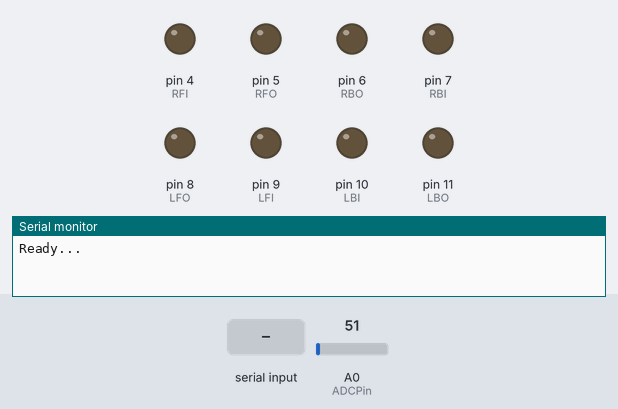
Simulated run of this sketch. Board: Arduino Uno, built with avr-gcc and run on an emulated ATmega328P. Shown: output pins drawn as LEDs (lit = HIGH), the last lines printed to the serial monitor. The inputs (shaded band) are chosen by the test bench; at power-on: A0 (ADCPin) = 51.

Above: at 1.2 s.
1.3 s: "w" received over Serial
At 2.5 s:
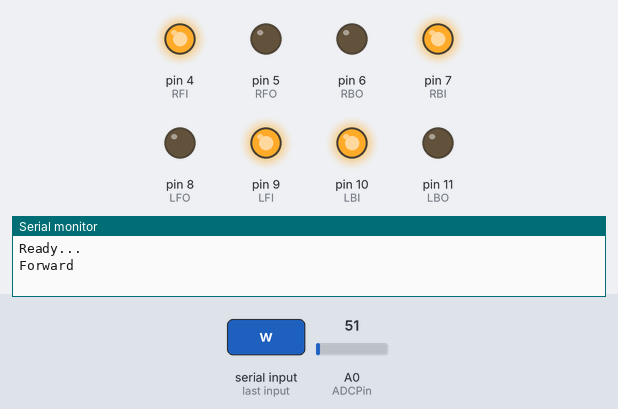
2.8 s: "s" received over Serial
At 3.7 s:
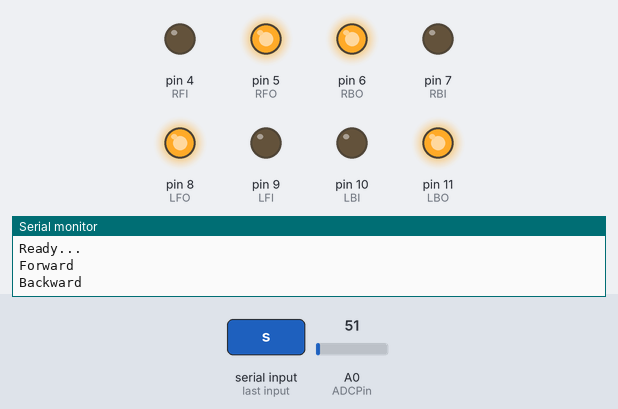
4.3 s: "a" received over Serial
At 4.8 s:
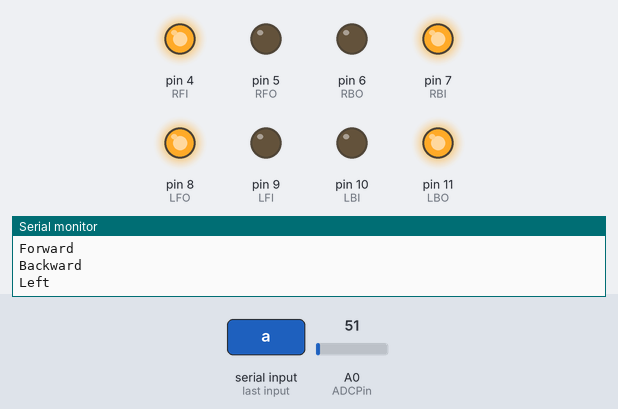
5.8 s: "d" received over Serial
At 7.1 s:
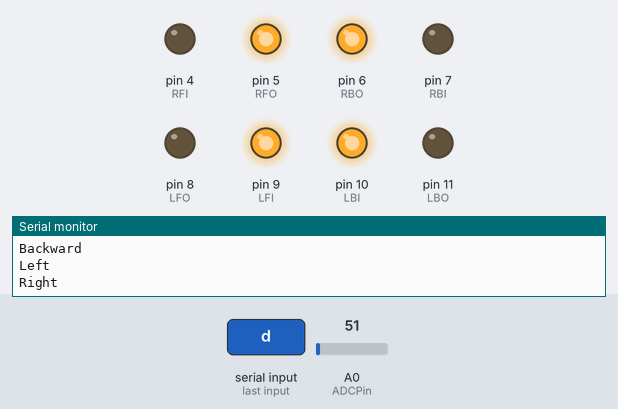
Timing chart, 0 to 8.3 s (numbered marks = the images above; inputs shaded):
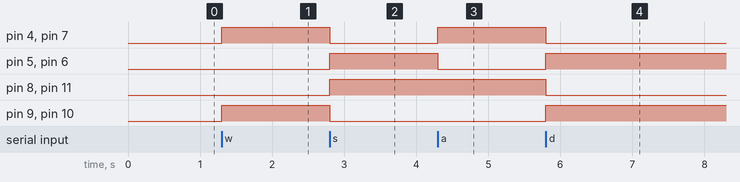

The sketch:

merge_code.ino
```cpp
//////////////////////////////////////////////////////////////////////////////////////////////////////////////////////////////////////////////////////////////// DC MOTOR
//leftside forward = LF 8,9
//leftside backward = LB 10,11
//rightside forward = RF 4,5
//rightside backward = RB 6,7

int LFI = 9;
int LBI = 10;
int LFO = 8;
int LBO = 11;
int RFI = 4;
int RBI = 7;
int RFO = 5;
int RBO = 6;

char check;

int check_amp = 534;

long long temp_time = 0;

char detect = 'F';

void forward(){
  digitalWrite(LFI, HIGH);
  digitalWrite(LBI, HIGH);
  digitalWrite(RFI, HIGH);
  digitalWrite(RBI, HIGH);
  digitalWrite(LFO, LOW);
  digitalWrite(LBO, LOW);
  digitalWrite(RFO, LOW);
  digitalWrite(RBO, LOW);

}

void backward(){
  digitalWrite(LFO, HIGH);
  digitalWrite(LBO, HIGH);
  digitalWrite(RFO, HIGH);
  digitalWrite(RBO, HIGH);
  digitalWrite(LFI, LOW);
  digitalWrite(LBI, LOW);
  digitalWrite(RFI, LOW);
  digitalWrite(RBI, LOW);
  }

void left(){
  digitalWrite(LFO, HIGH);
  digitalWrite(LBO, HIGH);
  digitalWrite(RFI, HIGH);
  digitalWrite(RBI, HIGH);
  digitalWrite(LFI, LOW);
  digitalWrite(LBI, LOW);
  digitalWrite(RFO, LOW);
  digitalWrite(RBO, LOW);
}

void right(){
  digitalWrite(LFI, HIGH);
  digitalWrite(LBI, HIGH);
  digitalWrite(RFO, HIGH);
  digitalWrite(RBO, HIGH);
  digitalWrite(LFO, LOW);
  digitalWrite(LBO, LOW);
  digitalWrite(RFI, LOW);
  digitalWrite(RBI, LOW);
}

void Stop(){
  digitalWrite(LFI, LOW);
  digitalWrite(LBI, LOW);
  digitalWrite(RFO, LOW);
  digitalWrite(RBO, LOW);
  digitalWrite(LFO, LOW);
  digitalWrite(LBO, LOW);
  digitalWrite(RFI, LOW);
  digitalWrite(RBI, LOW);
}

/////////////////////////////////////////////////////////////////////////////////////////////////////////////////////////////////////////////////////////////// MICROWAVE SENSOR
//******** USER CONFIG *********************

//Define the "zero" point of the AC waveform as a DC value between 0 and 1023. This needs to be correct when the sensitivity is low ( <100 )

#define MIDPOINT 22

// Define the sensitivity of analog detection. With a very clean & consistent waveform, the sensitivity can be raised significantly.

// This value is important in determining if detected peak-to-peak values constitute a 'wave'

#define SENSITIVITY 75

// The analog pin to use

#define ADCPin A0


// Incoming data is summed, so fetching the results every second

// will indicate speed over the previous second

// How often in mS to display the results ( 0 = print all results if possible)

#define printDelay 250


//*****************************************/

////////////////////////////////////////////////////////////////////////////////////// DC MOTOR

#include "AnalogFrequency.h"


long long displayTimer = 0;

uint32_t amplitude = 0, samples = 0;

void setup() {
  // put your setup code here, to run once:
  //char check = 'Y';
  pinMode(4, OUTPUT);
  pinMode(5, OUTPUT);
  pinMode(6, OUTPUT);
  pinMode(7, OUTPUT);
  pinMode(8,OUTPUT);
  pinMode(9,OUTPUT);
  pinMode(10,OUTPUT);
  pinMode(11,OUTPUT);
  Serial.begin(9600);
////////////////////////////////////////////////////////////////////////////////////// MICROWAVE SENSOR
  Serial.begin(115200);

  setupADC(ADCPin);

  Serial.println("Ready...");
}

void loop() {
  // put your main code here, to run repeatedly:
   static long int cnt = 0;

//temp_time = millis();
if (check=='Y'){
    if (fAvailable() && millis() - displayTimer > printDelay) {

      displayTimer = millis();

      //Serial.println(displayTimer);

      uint32_t frequency = getFreq(&amplitude, &samples);


      //Filter out low amplitude signals with a low count

      //if (amplitude < 540 && samples < 2) {

  //    if ((amplitude < 700 && samples < 2) || (frequency > 45)) {
  //
  //      return;
  //
  //    }

      float speedKM = frequency / 19.49;

        Serial.println(++cnt);

      Serial.print("\t\tKM/h\t");

      Serial.print(speedKM);

      Serial.print("\t\tHz\t");

      Serial.print(frequency);

      Serial.print("\t\tAmplitude\t");

      Serial.print(amplitude);

      Serial.print("\t\tSamples\t");

      Serial.println(samples);

      if ((amplitude > check_amp + 1) || (amplitude < check_amp - 1)){
        detect = 'T';
      }

      if(displayTimer - temp_time >= 2000){
  //      Serial.write(temp_time);
    //    Serial.println();
//        Serial.write(displayTimer);
      //  Serial.println();
        Serial.println(detect);
        detect = 'F';
        check = 'N';
      }
    }
}

  char state = '0';

   if(Serial.available() > 0){ // Checks whether data is comming from the serial port
      state = Serial.read(); // Reads the data from the serial port
   }
   if (state == 'w') {
    Serial.println("Forward"); // Send back, to the phone, the String "LED: ON"
    state = '0';
    check = 'N';
    forward();
   }
   else if (state == 's') {
    Serial.println("Backward"); // Send back, to the phone, the String "LED: ON"
    state = '0';
    check = 'N';
    backward();
   }
  else if (state=='a'){
    Serial.println("Left"); // Send back, to the phone, the String "LED: ON"
    state = '0';
    check = 'N';
    left();
  }
  else if (state=='d'){
    Serial.println("Right"); // Send back, to the phone, the String "LED: ON"
    state = '0';
    check = 'N';
    right();
  }
  else if (state=='q'){
    Serial.println("Stop");
    state = '0';
    check = 'Y';
    temp_time = millis();
    Stop();
  }

}
```

AnalogFrequency.h
```cpp
/*
 * AnalogFrequency.h by TMRh20 2016
 *
 * Overview:
 * Standard frequency counting libraries for Arduino typically involve edge detection and interrupts, which are good for processing
 * digital signals, but not so great for weaker analog signals.
 *
 * Use of the Arduino on-board ADC can provide not only the frequency of the waveform, but its amplitude as well.
 *
 * The HB-100 Microwave Doppler Radar modules are fairly cheap, but require a pre-amp circuit to boost the IF signal. I used an LM358N
 * and the circuit at https://hackaday.io/project/371-hb100-radar-shield. The output sits at about 2.5v when the HB100 is inactive.
 * The pre-amp is sensitive to changes in components if you are breadboarding. The more stable the signal when motionless, the better
 * this code will work.
 *
 * Problem:
 * The HB-100 output indicates both frequency and amplitude of the received signal. Tests using the radar shield with standard frequency
 * counters/libraries showed that using interrupts and edge-detection has limited usefullness.
 *
 * Goal:
 * Detect the frequency and amplitude of low frequency (0-4khz) signals from HB-100 modules, while potentially increasing the sensitivity
 * of waveform detection using HB-100 & circuit as linked above.
 *
 * Result:
 * A simple process uses the Arduino ADC to sample incoming signals using analog peak-to-peak detection, above and below a set
 * "midPoint" which represents the 0v value of the AC waveform. Typically, the midpoint will be ADC_RESOLUTION / 2 or 2.5v
 *
 *
 *
 */


#ifndef __ANALOGFREQ_H__
#define __ANALOGFREQ_H__

// Uncomment to start waveform detection on a LOW signal instead of HIGH
//#define LOW_HI
//*******************************************************************

#if !defined(midPoint)
  #define midPoint 508   //The center or zero-point of the AC waveform expressed as a DC value between 0 & 1023
#endif
#if !defined(sensitivity)
  #define sensitivity 5  //Larger values = less sensitive (default: 5 max: < 1023-midPoint)
#endif

//*******************************************************************

volatile uint16_t reading = 0;
uint32_t varAvg = 0;
uint32_t varCnt = 0;
uint32_t ampAvg = 0;
uint32_t ampCnt = 0;

//*******************************************************************

//Keep a sum and count of the measured frequency
void saveFreq(uint32_t uS){
  varCnt++;
  varAvg += 1000000/uS;
}
//*******************************************************************

//Keep a sum and count of the measured amplitude
void saveAmp(uint16_t amplitude){
  ampCnt++;
  ampAvg += amplitude;
}
//*******************************************************************

bool fAvailable(){
  return varCnt > 0 ? true : false;
}
//*******************************************************************

//Divide the freq. sum by the count to get the average
//Further divide by two, because we are counting half-cycles
uint32_t getFreq(uint32_t *amplitude = NULL, uint32_t *samples = NULL){
  noInterrupts();
  uint32_t avg = varAvg / varCnt / 2;
  *amplitude = ampAvg / ampCnt;
  *samples = varCnt;
  varAvg = 0;  varCnt = 0;
  ampAvg = 0;  ampCnt = 0;
  interrupts();
  return avg;
}

//*******************************************************************

void setupADC(int ADCPin) {

  ADCSRA = 0;

  //Easy way to ensure the analog reference & pin are selected
  analogRead(ADCPin);

  // Enable ADC, Auto Trigger & ADC Interrupt
  ADCSRA |= _BV(ADEN) | _BV(ADATE) | _BV(ADIE);
  // Set prescale to 32: 16Mhz / 32 / 13 = ~38.5khz
  ADCSRA |= _BV(ADPS0) | _BV(ADPS2);

  // Set free running mode as ADC Auto Trigger Source
  ADCSRB = 0;

  // START up the first conversion in free run mode
  ADCSRA |= _BV(ADSC);

}

//*******************************************************************

volatile uint32_t upStartTime = 0, dnStartTime = 0;

ISR(ADC_vect) {

  reading = ADCL;
  reading |= ADCH << 8;

#if !defined LOW_HI
  if(reading >= midPoint+sensitivity && upStartTime == 0){
    upStartTime = micros();
  }else
  if(reading <= midPoint -sensitivity && upStartTime > 0){
    uint32_t tim = micros() - upStartTime;
    upStartTime = 0;
    if(tim > 50){
      saveFreq(tim);
    }
  }
#else
  if(reading <= midPoint-sensitivity && upStartTime == 0){
    upStartTime = micros();
  }else
  if(reading >= midPoint+sensitivity && upStartTime > 0){
    uint32_t tim = micros() - upStartTime;
    upStartTime = 0;
    if(tim > 50){
      saveFreq(tim);
    }
  }

#endif
  if(upStartTime > 0){
      saveAmp(reading);
  }
}

//*******************************************************************

#endif
```

Measured:
- after the input at 1.3 s, pin 4 (RFI), pin 7 (RBI), pin 9 (LFI), pin 10 (LBI): LOW → HIGH at once
- after the input at 2.8 s, pin 4 (RFI), pin 7 (RBI), pin 9 (LFI), pin 10 (LBI): HIGH → LOW at once; pin 5 (RFO), pin 6 (RBO), pin 8 (LFO), pin 11 (LBO): LOW → HIGH at once
- after the input at 4.3 s, pin 4 (RFI), pin 7 (RBI): LOW → HIGH at once; pin 5 (RFO), pin 6 (RBO): HIGH → LOW at once
- after the input at 5.8 s, pin 4 (RFI), pin 7 (RBI), pin 8 (LFO), pin 11 (LBO): HIGH → LOW at once; pin 5 (RFO), pin 6 (RBO), pin 9 (LFI), pin 10 (LBI): LOW → HIGH at once
